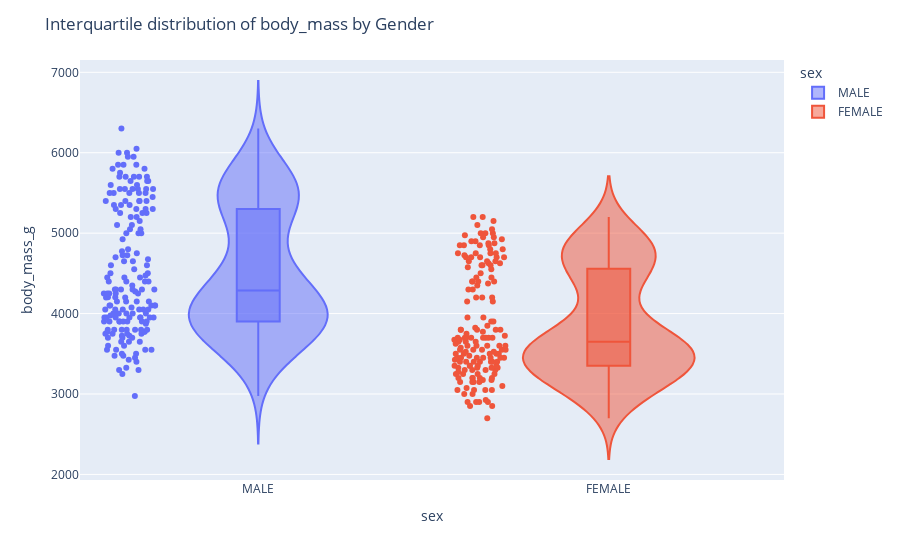

Write notebook code for a chart like this one.
### Code cell
fig = px.violin(df, y="body_mass_g", x="sex", color="sex", box=True, points="all")
fig.update_layout(title="Interquartile distribution of body_mass by Gender")
fig.show()

### Figure 1 — Plotly figure (JSON) as saved in the notebook; plotly's stock layout.template omitted (floating-point values rounded to 4 significant figures; data arrays with more than 128 entries replaced by an {"elided": "..."} marker saying what was removed)
{"data": [{"alignmentgroup": "True", "box": {"visible": true}, "hovertemplate": "sex=%{x}<br>body_mass_g=%{y}<extra></extra>", "legendgroup": "MALE", "marker": {"color": "#636efa"}, "name": "MALE", "offsetgroup": "MALE", "orientation": "v", "points": "all", "scalegroup": "True", "showlegend": true, "type": "violin", "x": {"elided": "178 str values"}, "x0": " ", "xaxis": "x", "y": {"elided": "178 float values"}, "y0": " ", "yaxis": "y"}, {"alignmentgroup": "True", "box": {"visible": true}, "hovertemplate": "sex=%{x}<br>body_mass_g=%{y}<extra></extra>", "legendgroup": "FEMALE", "marker": {"color": "#EF553B"}, "name": "FEMALE", "offsetgroup": "FEMALE", "orientation": "v", "points": "all", "scalegroup": "True", "showlegend": true, "type": "violin", "x": {"elided": "165 str values"}, "x0": " ", "xaxis": "x", "y": {"elided": "165 int values"}, "y0": " ", "yaxis": "y"}], "layout": {"legend": {"title": {"text": "sex"}, "tracegroupgap": 0}, "margin": {"t": 60}, "title": {"text": "Interquartile distribution of body_mass by Gender"}, "violinmode": "overlay", "xaxis": {"anchor": "y", "categoryarray": ["MALE", "FEMALE"], "categoryorder": "array", "domain": [0, 1], "title": {"text": "sex"}}, "yaxis": {"anchor": "x", "domain": [0, 1], "title": {"text": "body_mass_g"}}}}
